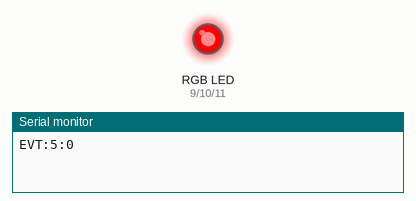
Simulated run of this sketch. Board: Arduino Uno, built with avr-gcc and run on an emulated ATmega328P. Parts: an RGB LED mixed from three pins (HIGH = lit), the last lines printed to the serial monitor.

Above: at 1.0 s.
At 3.0 s:
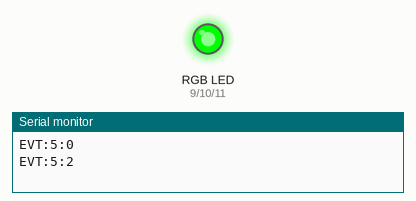
At 4.2 s:
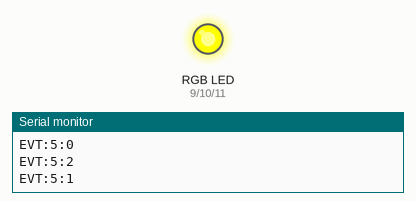
Timing chart, 0 to 5.9 s (numbered marks = the images above):
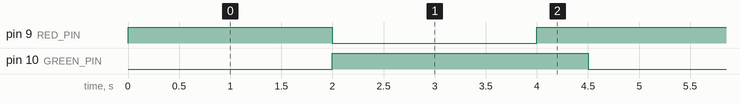

Measured:
- by itself, pin 9 (RED_PIN): repeats every 4.5 s: LOW 2.0 s, HIGH 2.5 s
- by itself, pin 10 (GREEN_PIN): alternates HIGH for 2.5 s and LOW for 2.0 s
- by itself, everything shown: repeats every 4.5 s, in 3 steps

The sketch:

05_traffic_light.ino
```cpp
/*
  Bosqich 05 — Svetofor tizimi
  Nurshahar hikoyasi: Arduino Chrome O'yinlari

  Ulanish (umumiy katodli RGB LED):
    R -> 220R -> D9
    G -> 220R -> D10
    B -> D11 (bu bosqichda ishlatilmaydi)
    Umumiy katod -> GND

  Protokol: "EVT:5:<phase>" — 0=qizil, 1=sariq, 2=yashil
*/

const int RED_PIN = 9;
const int GREEN_PIN = 10;
const int BLUE_PIN = 11;

void setColor(bool r, bool g, bool b) {
  digitalWrite(RED_PIN, r ? HIGH : LOW);
  digitalWrite(GREEN_PIN, g ? HIGH : LOW);
  digitalWrite(BLUE_PIN, b ? HIGH : LOW);
}

void sendPhase(int phase) {
  Serial.print("EVT:5:");
  Serial.println(phase);
}

void setup() {
  Serial.begin(9600);
  pinMode(RED_PIN, OUTPUT);
  pinMode(GREEN_PIN, OUTPUT);
  pinMode(BLUE_PIN, OUTPUT);
}

void loop() {
  setColor(true, false, false);   // qizil
  sendPhase(0);
  delay(2000);

  setColor(false, true, false);   // yashil
  sendPhase(2);
  delay(2000);

  setColor(true, true, false);    // sariq (qizil+yashil taxminiy)
  sendPhase(1);
  delay(500);
}
```
